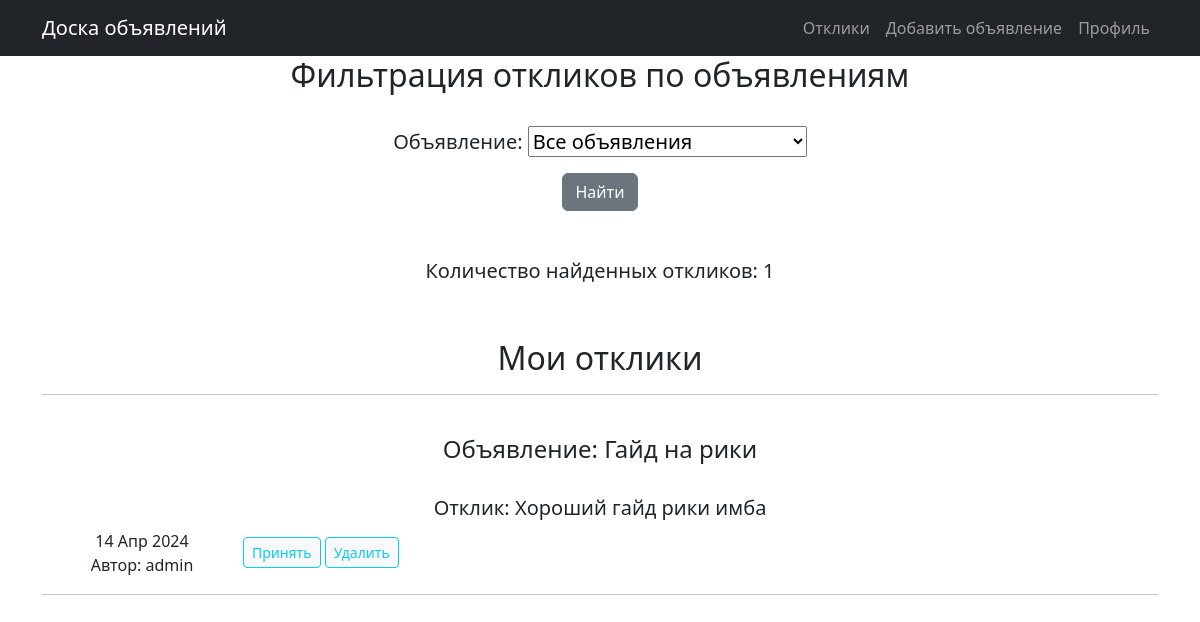
/my_responses/ (signed in), run on an earlier commit of the app's database.
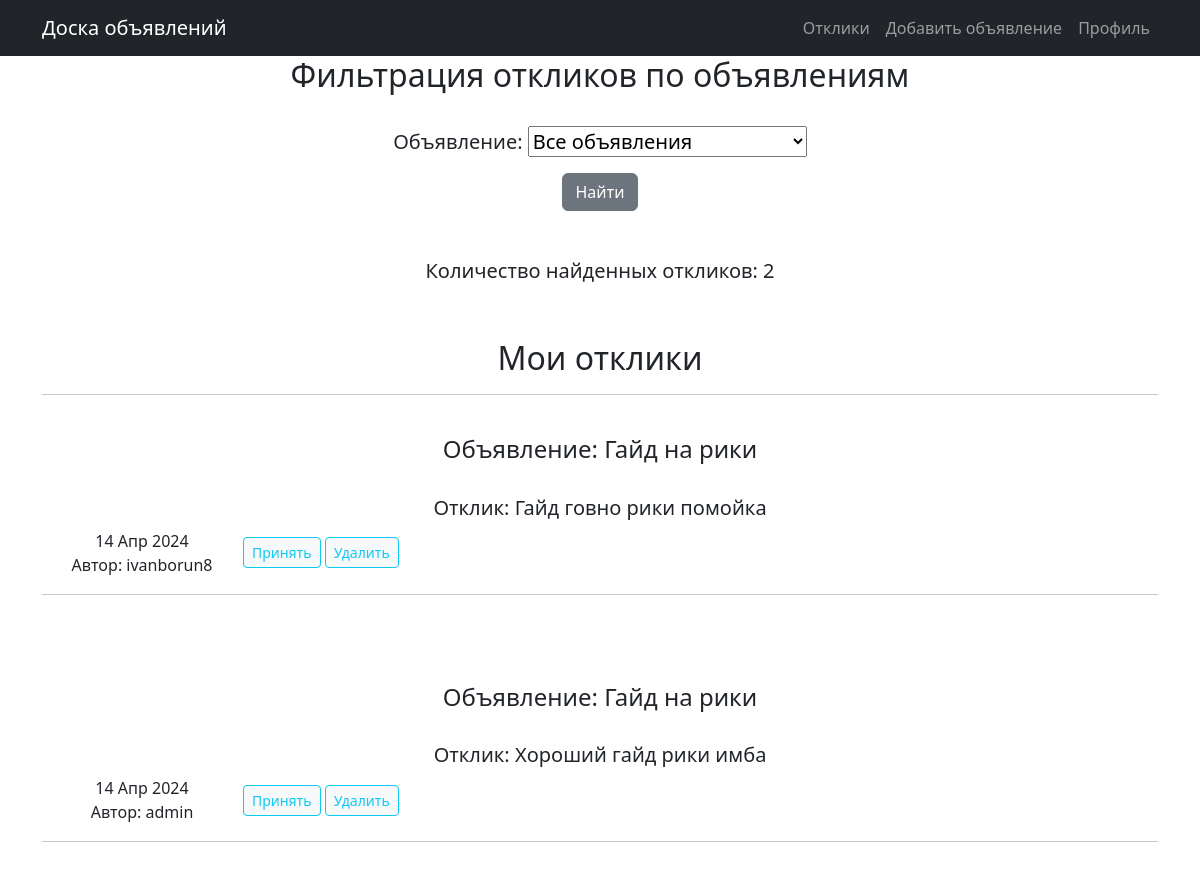
And on a later commit of the database.
### main/models.py (models this page shows, shortened)
class Response(models.Model):
    post = models.ForeignKey(Post, on_delete=models.CASCADE)
    user = models.ForeignKey(User, on_delete=models.CASCADE)
    text = models.TextField()
    time_in = models.DateTimeField(auto_now_add=True)
    is_accepted = models.BooleanField(default=False)

class Post(models.Model):
    author = models.ForeignKey(User, on_delete=models.CASCADE, blank=True)
    time_in = models.DateTimeField(auto_now_add=True)
    category = models.CharField(max_length=20, choices=CATEGORY)
    title = models.CharField(max_length=250, unique=True)
    content = RichTextField()
    def __str__(self):
        username = self.author.username
        return f'{self.title} by {username}'

### main/views.py (the view)
# urls.py: path('my_responses/', ResponseList.as_view(), name='my_responses'),
class ResponseList(LoginRequiredMixin, ListView):
    model = Response
    template_name = 'my_responses.html'
    context_object_name = 'my_responses'
    paginate_by = 10
    def get_queryset(self):
        queryset = Response.objects.filter(post_id__author_id=self.request.user).order_by('-time_in')
        self.filterset = ResponseFilter(self.request.GET, queryset, request=self.request.user)
        return self.filterset.qs
    def get_context_data(self, *, object_list=None, **kwargs):
        context = super().get_context_data(**kwargs)
        context['filterset'] = self.filterset
        return context

### templates/my_responses.html (shortened to what this page needs)
{% extends 'flatpages/default.html' %}
{% block content %}
 <h2>Фильтрация откликов по объявлениям</h2>
    <br>
    <form action="" method="get">
        <h5>{{ filterset.form.as_p }}</h5>
        <input class="btn btn-secondary" type="submit" value="Найти" />
    </form>
    <br><br>
    <h5>Количество найденных откликов: {{ page_obj.paginator.count }}</h5>
    <br><br>
    <h2>Мои отклики</h2>
<hr>
    <br>
    {% if my_responses %}
        {% for response in my_responses %}
            <h4> Объявление: {{ response.post.title}}</h4>
            <br>
            <h5>Отклик: {{ response.text }}</h5>
            <table width="100%">
                <tr>
                    <td width="200"><div>{{ response.time_in|date:'d M Y' }}</div>
                        <div>Автор: {{ response.user.username}}</div>
                    </td>
                    <td align="left">
                        {% if response.is_accepted %}
                        <p>Отклик принят</p>
                        {% else %}
                        <form action="" method="post">
                            <a style="text-decoration: none" href="{% url 'accept_response' response.id %}">
                                <input class="btn btn-sm btn-light btn-outline-info"
                                       type="button" value="Принять" />
                            </a>
                            <a style="text-decoration: none" href="{% url 'delete_response' response.id %}">
                                <input id="deleteButton" class="btn btn-sm btn-light btn-outline-info"
                                       type="button" value="Удалить" />
                            </a>
                        </form>
                        {% endif %}
                    </td>
                </tr>
            </table>
<hr>
        <br><br><br>
        {% endfor %}
    {% else %}
        <h4>Нет откликов</h4>
    {% endif %}
{% endblock content %}

What changed in the data, as far as the page shows it:
added Response: post "Гайд на рики", text "Гайд говно рики помойка", time_in "14 Апр 2024", user.username "ivanborun8"
Also different on the page:
{{ page_obj.paginator.count }}: "1" → "2"
